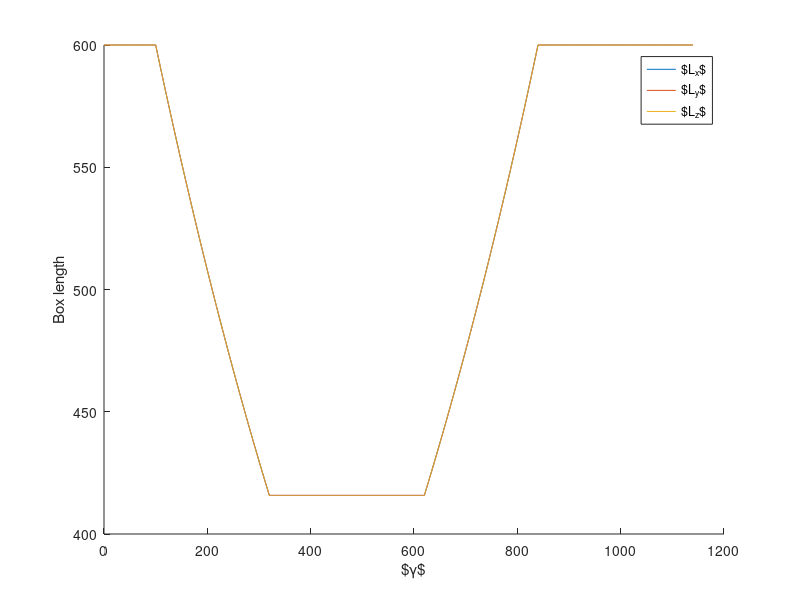

Reproduce this figure in MATLAB.
clc;
clear;
close all;

%% input from file
% initial box
sidex = 600;
sidey = 600;
sidez = 600; 
% max conc = a * init conc
a = 3;
% volume change by rate*100% in concentrating
rate = 0.0005; 
% write info
box_write=1000;
dt=0.0001;

%% calculate strain in each region
N = ceil(-log(a)/log(1-rate)*dt*box_write); % strain in concentrating or expanding
region1 = 100;           % low conc steady shear
region2 = region1+N;  % concentration
region3 = region2+300;  % high conc steady shear
region4 = region3+N;  % expand
region5 = region4+300;  % low conc steady shear
gammaTot = region5; 


%% allocate array based on needed strain to complete cycle
gamma = (0:dt*box_write:gammaTot)';
Lx = zeros(length(gamma),1);
Ly = zeros(length(gamma),1);
Lz = zeros(length(gamma),1);

n = 0; 
%% fill in box array
for s=1:length(gamma)+1
    % region 1
    if (s <= region1/(dt*box_write)+1)
        Lx(s) = sidex;
        Ly(s) = sidey;
        Lz(s) = sidez;
        n = 1; 
        continue;
    end
    % region 2
    if (s <= region2/(dt*box_write)+1)
        Lx(s) = sidex*(1-rate)^(n/3);
        Ly(s) = sidey*(1-rate)^(n/3);
        Lz(s) = sidez*(1-rate)^(n/3);
        n = n+1; 
        continue;
    end
    % region 3
    if (s <= region3/(dt*box_write)+1)
        Lx(s) = Lx(s-1);
        Ly(s) = Ly(s-1);
        Lz(s) = Lz(s-1);
        ind = s; 
        n = 1; 
        continue;
    end
    % region 4
    if (s <= region4/(dt*box_write)+1)
        Lx(s) = Lx(ind)*(1-rate)^(-n/3);
        Ly(s) = Ly(ind)*(1-rate)^(-n/3);
        Lz(s) = Lz(ind)*(1-rate)^(-n/3);
        n = n+1; 
        continue;
    end
    % region 5
    if (s <= region5/(dt*box_write)+1)
        Lx(s) = sidex;
        Ly(s) = sidey;
        Lz(s) = sidez;
        continue;
    end
end
V = Lx.*Ly.*Lz;

figure()
hold on
plot(gamma, Lx)
plot(gamma, Ly)
plot(gamma, Lz)
legend('$L_x$','$L_y$','$L_z$')
xlabel('$\gamma$')
ylabel('Box length')

min(Lx)
gamma(end)
% figure()
% hold on
% plot(gamma, V/(sidex*sidey*sidez))
% xlabel('$\gamma$')
% ylabel('$V/V_{original}$')
% 
% gammaTot